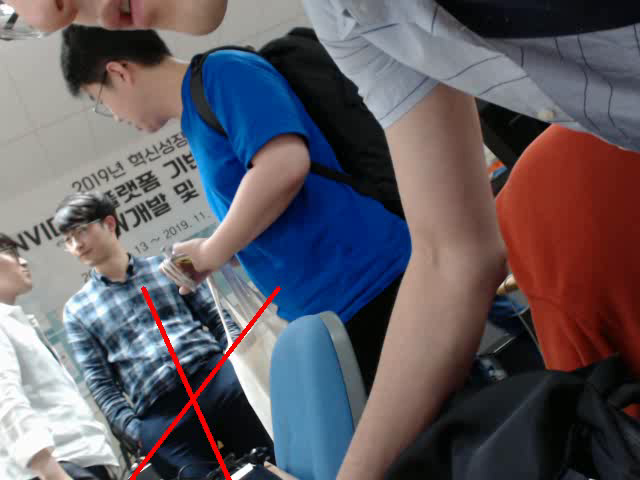
#> input picture frame 0 of courses/w10_opencv/source/OpenCV_in_Ubuntu/Python/output_LaneDetection_Project.avi, 640 x 480 px, given in place of the camera
$ python 51_Video_LaneDetection_Project.py
#> lines starting #> are read from the running program, lines starting #| are printed output that depends on the picture; after the words box and inside, x2 and y2 are one past the last pixel; in counts of white or black regions, pixels touching at a corner belong together
#> further down, frame is the input picture: shape (480, 640, 3); mean B, G, R 98.9, 91.8, 97.6
import cv2
import numpy as np


def imageCopy(src):
    return np.copy(src)


# [5 lines left out: function convertColor, not called in this run]


def rangeColor(image, lower, upper):
    return cv2.inRange(image, lower, upper)


# [4 lines left out: function splitColor, not called in this run]


def polyROI(image, points):
    if len(image.shape) == 2:
        channels = 1
    else:
        channels = image.shape[2]
#> channels = 3
    mask = np.zeros_like(image)
    ignore_mask_color = (255,) * channels
#> ignore_mask_color = (255, 255, 255)
    cv2.fillPoly(mask, points, ignore_mask_color)
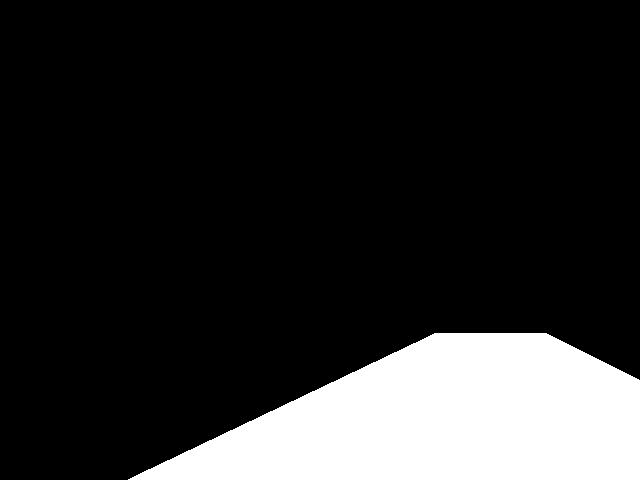
#> mask: shape (480, 640, 3); 16.5% white; 1 white region, box (x1, y1, x2, y2) and area: (128, 333, 640, 480) 50571
    return cv2.bitwise_and(image, mask)
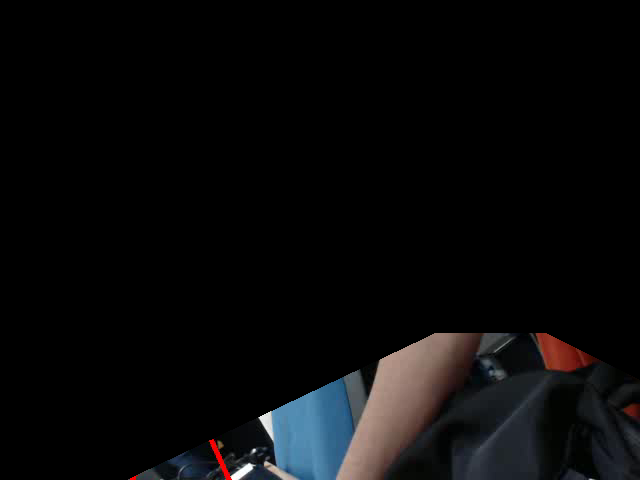
#> returned value: shape (480, 640, 3); mean of channels 0, 1, 2 9.8, 9.1, 9.1; drawn as B, G, R


# [5 lines left out: function convertColor, not called in this run]


def cannyEdge(image, threshold1=100, threshold2=200):
    return cv2.Canny(image, threshold1, threshold2)


# [5 lines left out: function addWeightedImage, not called in this run]


def houghLinesP(image, rho=1.0, theta=np.pi/180, threshold=100, minLineLength=10, maxLineGap=100):
    return cv2.HoughLinesP(image, rho, theta, threshold, minLineLength=minLineLength, maxLineGap=maxLineGap)


# [41 lines left out: functions drawHoughLinesP, splitLines, meanPoint, not called in this run]

def medianPoint(x):
    xx = sorted(x)
    return xx[(int)(len(xx)/2)]


# [24 lines left out: functions interpolate, lineFitting, not called in this run]


def frameProcessing(frame):
    result = imageCopy(frame)

    # export ROI
    pt1 = (435, 333)
    pt2 = (546, 333)
    pt3 = (960, 540)
    pt4 = (0, 540)
    roi_corners = np.array([[pt1, pt2, pt3, pt4]], dtype = np.int32)
    result = polyROI(result, roi_corners)

    # export Color
    lo_wh_hls = np.array([0, 20, 0])
    up_wh_hls = np.array([])


    return result

path = "/home/nw/Desktop/OpenCV_in_Ubuntu/Data/Lane_Detection_Videos/"
roadVideo_01 = "solidYellowLeft.mp4"
roadVideo_02 = "solidWhiteRight.mp4"

openPath = path+roadVideo_01

cap = cv2.VideoCapture(0)

# Get frame per second information
fps = cap.get(cv2.CAP_PROP_FPS)
print("Frames per second using video.get(cv2.CAP_PROP_FPS) : {0}".format(fps))
# Get width and height information
width = int(cap.get(cv2.CAP_PROP_FRAME_WIDTH))
print(width)
height = int(cap.get(cv2.CAP_PROP_FRAME_HEIGHT))
print(height)
# Define the codec and create VideoWriter object
fourcc = int(cv2.VideoWriter_fourcc(*'DIVX'))
print(fourcc)
out = cv2.VideoWriter('output_LaneDetection_Project.avi', fourcc, fps, (width, height), True)

cv2.namedWindow("Input", cv2.WINDOW_GUI_EXPANDED)
cv2.namedWindow("Output", cv2.WINDOW_GUI_EXPANDED)

while cap.isOpened():
    # Capture frame-by-frame
    ret, frame = cap.read()

    if ret:
        # Our operations on the frame come here
        output = frameProcessing(frame)
        # Write frame-by-frame
        out.write(output)
        # Display the resulting frame
        cv2.imshow("Input", frame)
        cv2.imshow("Output", output)

    else:
        break

    # waitKey(int(1000.0/fps)) for matching fps of video
    if cv2.waitKey(int(1000.0/fps)) & 0xFF == ord('q'):
#> (key q is pressed here)
        break

# When everything done, release the capture
cap.release()
out.release()

cv2.destroyAllWindows()
